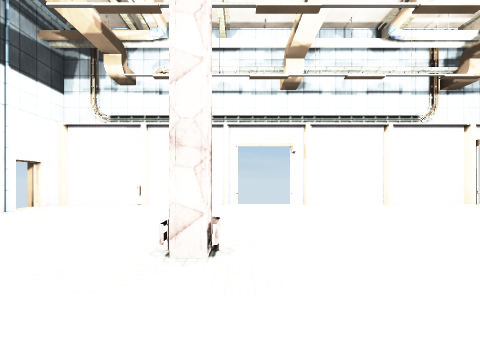
view 1 (above)

18 first-person views from a walk through a 3-D level made in the Unity game engine. The camera is 1.5 m above the floor, looks level and sees 90° across. The floor is counted in squares, 2 m on a side. Each view is taken from the middle of a square. On the plan, view 1 faces up. The plan holds only what a view shows up to about 9 squares ahead; the rest is blank. The player is left out. Door leaves are left out, so doorways stand open. Surface patterns are stand-ins for the level's own textures.

view 2
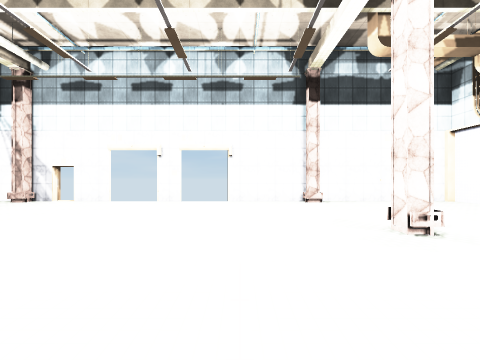

view 3
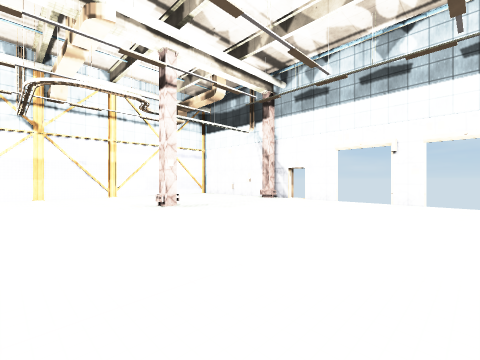

view 4
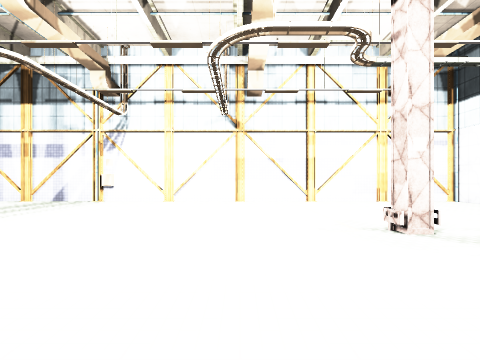

view 5
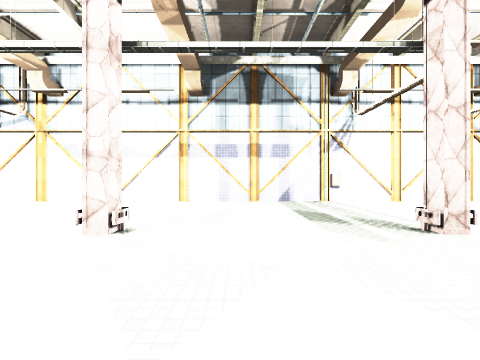

view 6
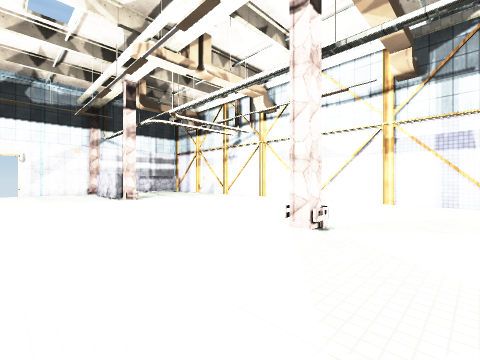

view 7
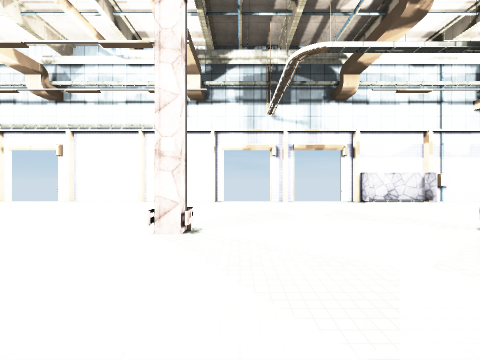

view 8
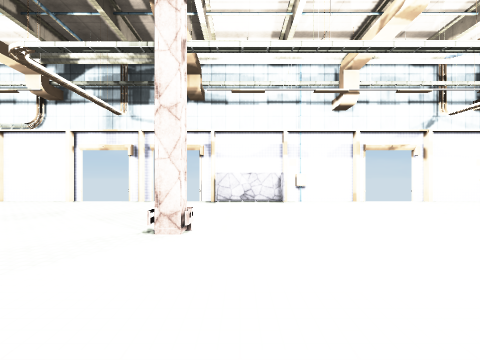

view 9
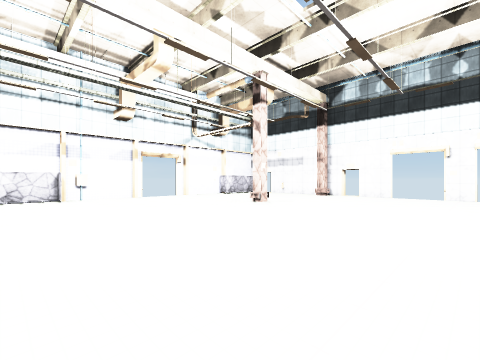

view 10
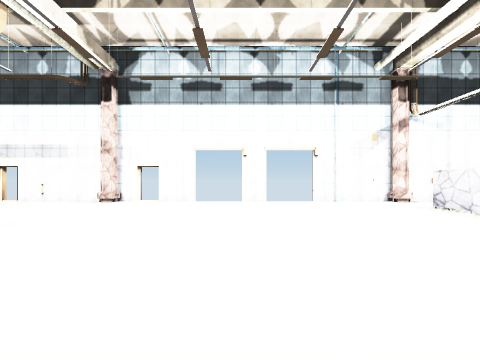

view 11
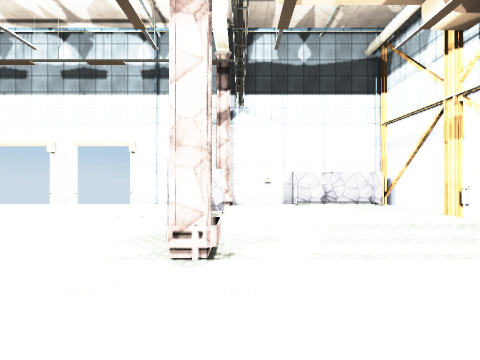

view 12
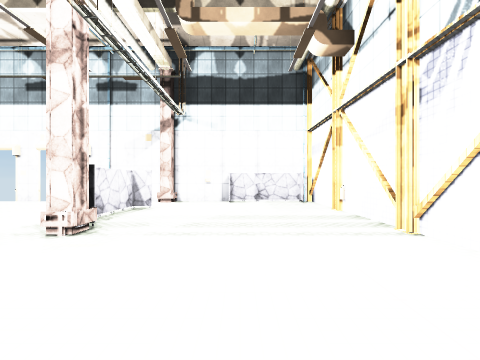

view 13
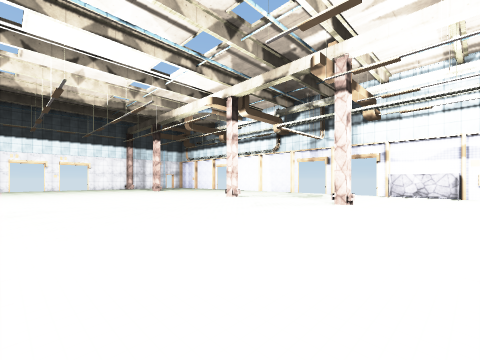

view 14
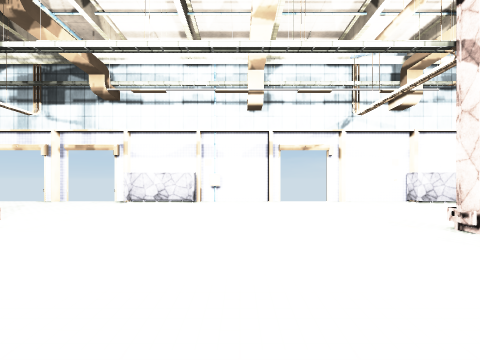

view 15
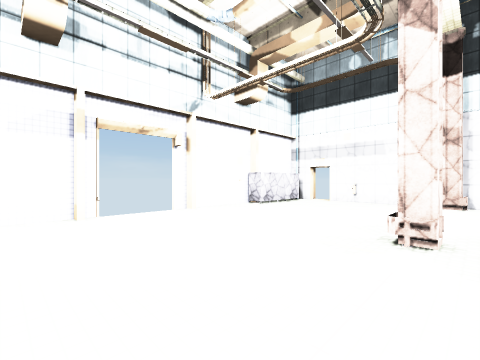

view 16
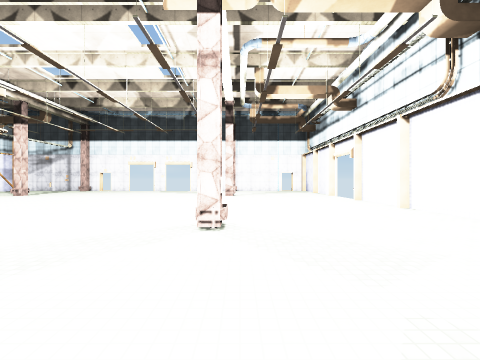

view 17
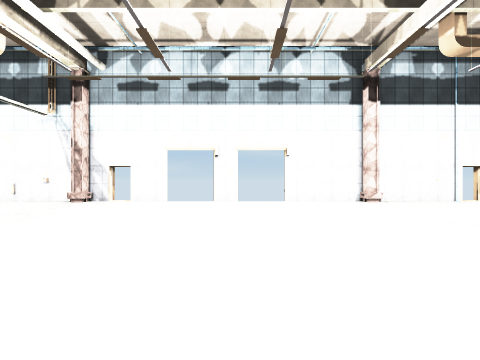

view 18
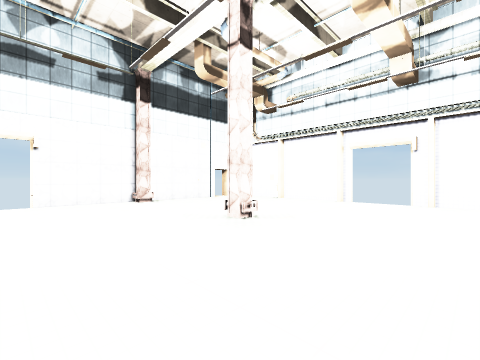

### Floor plan
Points are (right, up) in squares from view 1. A wall is a line through its corners. A room is listed if a view was taken in it or the views show most of it. See-through windows are left out.
Room 1 (views 1, 2, 3, 4, 5, 6, 7, 8, 9, 10, 11, 12, 13, 14, 15, 16, 17, 18)
walls: (6.6, -7.3) (7.2, -7.3) (7.2, -7.7); (11.8, -7.8) (11.8, -7.3) (12.4, -7.3); (10, 7.5) (9, 7.5); (-0.1, 2.6) (-0.9, 2.6); (7, 7.5) (4.6, 7.5); (-0.9, -7.3) (-0.3, -7.3) (-0.3, -7.8); (-0.3, 2.8) (-0.3, 2.3) (-0.9, 2.3); (12.2, 7.5) (11.5, 7.5); (14.4, 6.8) (14.4, 7.5) (12.2, 7.5) (12.2, 6.9); (4.5, 7.5) (2.1, 7.5); (19.7, 2.3) (19.3, 2.3) (19.3, 2.8); (20, -7.7) (19.3, -7.7) (19.3, -7.2); (19.8, 2.6) (19.1, 2.6); (2, 7.5) (1.5, 7.5); (21.1, -7.1) (22.4, -7.1); (17.5, 7.5) (14.5, 7.5) (14.5, 6.9); (-0.5, 7.5) (-2.9, 7.5); (22.4, -7.8) (22.4, -7.2) (20.8, -7.2); (-5.5, -2) (-5.5, -3); (-5.5, -4.5) (-5.5, -5.9); (19.5, 7.5) (19, 7.5); (-5.5, -6.5) (-5.5, -12.5) (24.5, -12.5) (24.5, -4.5); (-5, 2.3) (-5.5, 2.3) (-5.5, -0.5); (-5.5, -7.3) (-5.1, -7.3) (-5.1, -7.8); (-5.1, 2.9) (-5.1, 2.3); (24.5, -3) (24.5, -2); (24, -7.3) (24.5, -7.3); (24.5, -0.5) (24.5, 0.9); (24.1, -7.8) (24.1, -7.3); (-3, 7.5) (-5.5, 7.5) (-5.5, 6.6); (24.1, 2.3) (24.1, 2.8); (24.5, 1.5) (24.5, 2.3) (24, 2.3); (24, -9.6) (24.5, -9.6); (24.5, 2.9) (24.5, 5.9); (-5.5, 5.9) (-5.5, 2.7); (23.9, -12.1) (24.5, -12.1); (23.9, 6.9) (21.9, 6.9) (21.9, 7.5) (19.7, 7.5)
low walls: (-5, 2.8) (-5, 2.3); (24, -7.8) (24, -7.3); (24, 2.3) (24, 2.8)
ways out: open door at (-6, -6); open door at (-6, 6); open door at (-5.5, -2.5); open door at (0.5, 7.5); open door at (9.5, 7.5); open door at (18.5, 7.5); open door at (24.5, -2.5); open door at (25, 1); open door at (25, 6)
objects: other object (-5, -10); other object (-3, 7); other object (7, 3); other object (22, -12); other object (24, 5)

Positions as (right, up) in squares from view 1, and headings:
1: (0, 0), facing up
2: (3, 0), facing left
3: (3, -1), facing down-left
4: (2, -4), facing down
5: (10, -4), facing down
6: (10, -4), facing down-right
7: (8, -1), facing up
8: (13, -1), facing up
9: (13, -3), facing up-right
10: (16, -2), facing right
11: (17, -8), facing right
12: (16, -10), facing right
13: (15, -5), facing up-left
14: (16, -1), facing up
15: (16, 2), facing up-right
16: (11, 3), facing left
17: (3, -2), facing left
18: (3, -1), facing up-left
